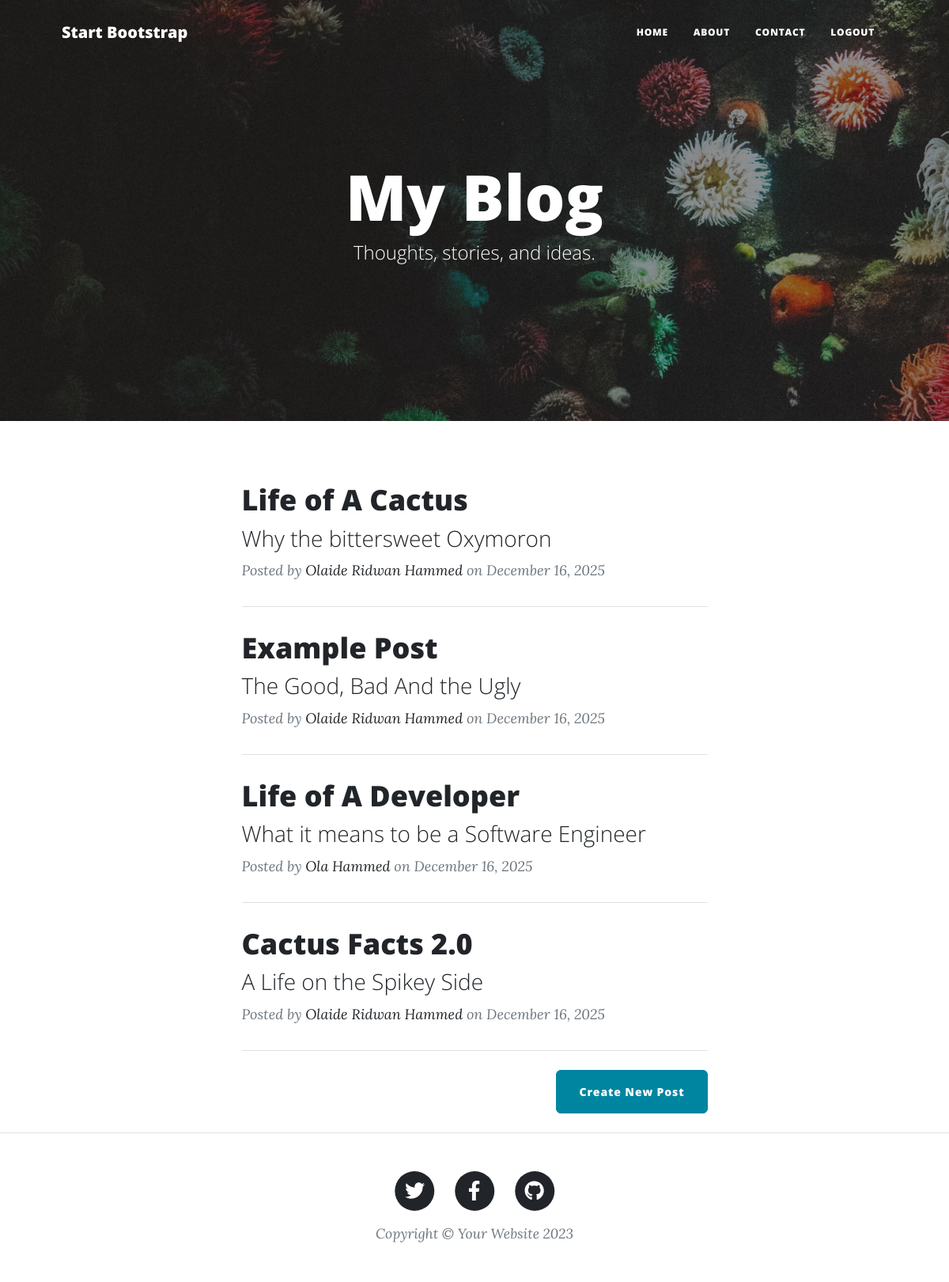
Screenshot of / (signed in) with the database file from the repository.
### main.py (models this page shows)
class BlogPost(db.Model):
    __tablename__ = "blog_post"
    id = db.Column(db.Integer, primary_key=True)
    title = db.Column(db.String(250), unique=True, nullable=False)
    subtitle = db.Column(db.String(250), nullable=False)
    date = db.Column(db.String(250), nullable=False)
    body = db.Column(db.Text, nullable=False)
    img_url = db.Column(db.String(250), nullable=False)
    author_id = db.Column(db.Integer, db.ForeignKey("user.id"))
    author = db.relationship("User", backref="posts")

class User(UserMixin, db.Model):
    id = db.Column(Integer, primary_key=True)
    email = db.Column(String(100), unique=True, nullable=False)
    password = db.Column(String(200), nullable=False)
    name = db.Column(String(100), nullable=False)
    is_admin = db.Column(Boolean, default=False)

### main.py (the view)
@app.route("/")
def home():
    posts = BlogPost.query.all()
    return render_template("index.html", all_posts=posts)

### main.py (called while the page is built)
@login_manager.user_loader
def load_user(user_id):
    return db.session.get(User, int(user_id))

### templates/index.html
{% include "header.html" %}
<header
  class="masthead"
  style="background-image: url('{{ url_for('static', filename='assets/img/home-bg.jpg') }}')"
>
  <div class="container position-relative px-4 px-lg-5">
    <div class="row gx-4 gx-lg-5 justify-content-center">
      <div class="col-md-10 col-lg-8 col-xl-7">
        <div class="site-heading">
          <h1>My Blog</h1>
          <span class="subheading">Thoughts, stories, and ideas.</span>
        </div>
      </div>
    </div>
  </div>
</header>
<div class="container px-4 px-lg-5">
  <div class="row gx-4 gx-lg-5 justify-content-center">
    <div class="col-md-10 col-lg-8 col-xl-7">
      {% for post in all_posts %}
      <div class="post-preview">
        <a href="{{ url_for('show_post', post_id=post.id) }}">
          <h2 class="post-title">{{ post.title }}</h2>
          <h3 class="post-subtitle">{{ post.subtitle }}</h3>
        </a>
        <p class="post-meta">
          Posted by <a href="#">{{ post.author.name }}</a>
          on {{ post.date }}
        </p>
      </div>
      <hr class="my-4" />
      {% endfor %}
      <div class="d-flex justify-content-end mb-4">
          {% if current_user.is_authenticated %}
        <a class="btn btn-primary float-right" href="{{ url_for('add_new_post') }}">
            {% endif %}
          Create New Post
        </a>
      </div>
    </div>
  </div>
</div>
{% include "footer.html" %}

### rows the page displays
BlogPost: title "Life of A Cactus", subtitle "Why the bittersweet Oxymoron", author.name "Olaide Ridwan Hammed", date "December 16, 2025"
BlogPost: title "Example Post", subtitle "The Good, Bad And the Ugly", author.name "Olaide Ridwan Hammed", date "December 16, 2025"
BlogPost: title "Life of A Developer", subtitle "What it means to be a Software Engineer", author.name "Ola Hammed", date "December 16, 2025"
BlogPost: title "Cactus Facts 2.0", subtitle "A Life on the Spikey Side", author.name "Olaide Ridwan Hammed", date "December 16, 2025"
